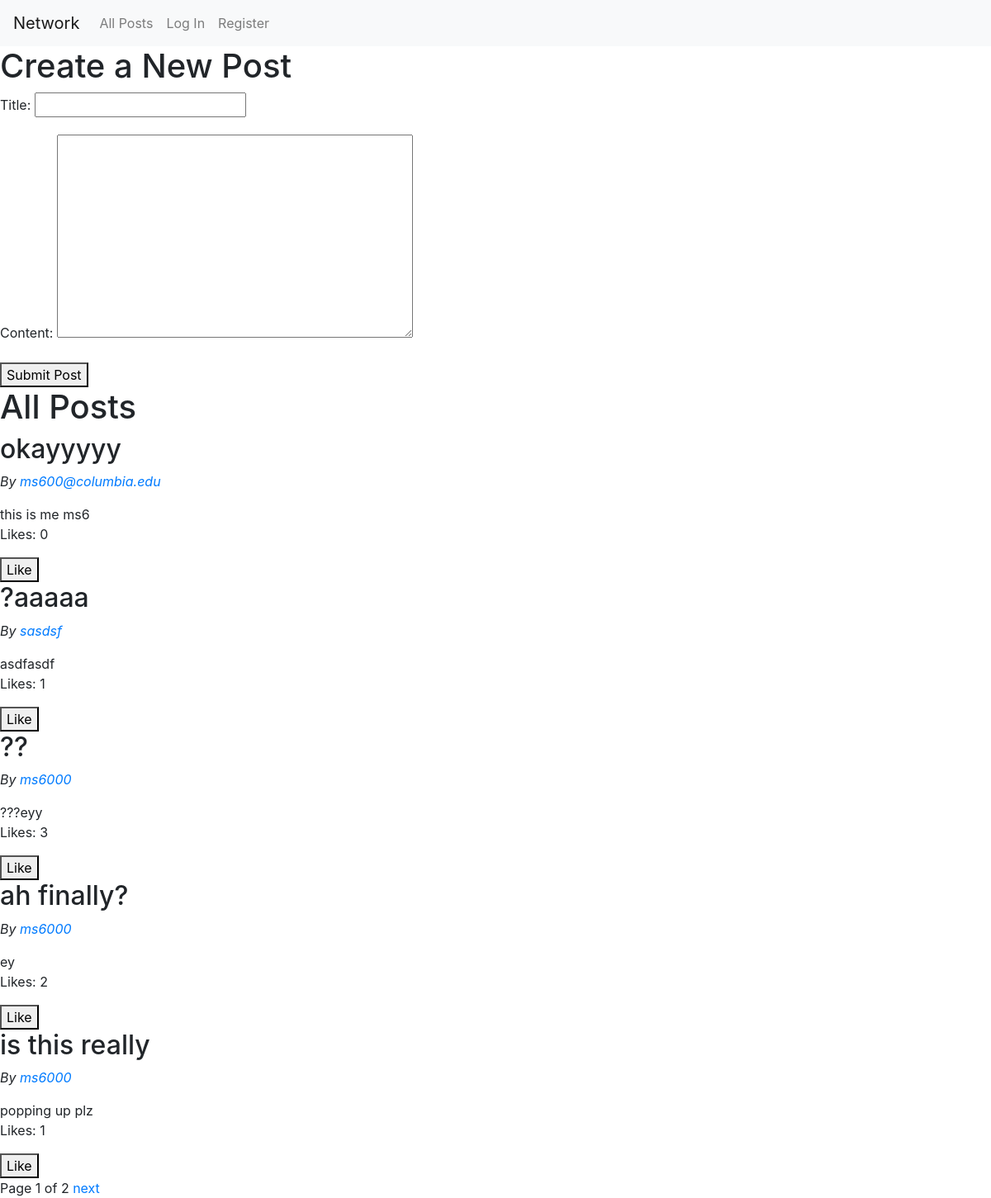
Before: / with the older database file.
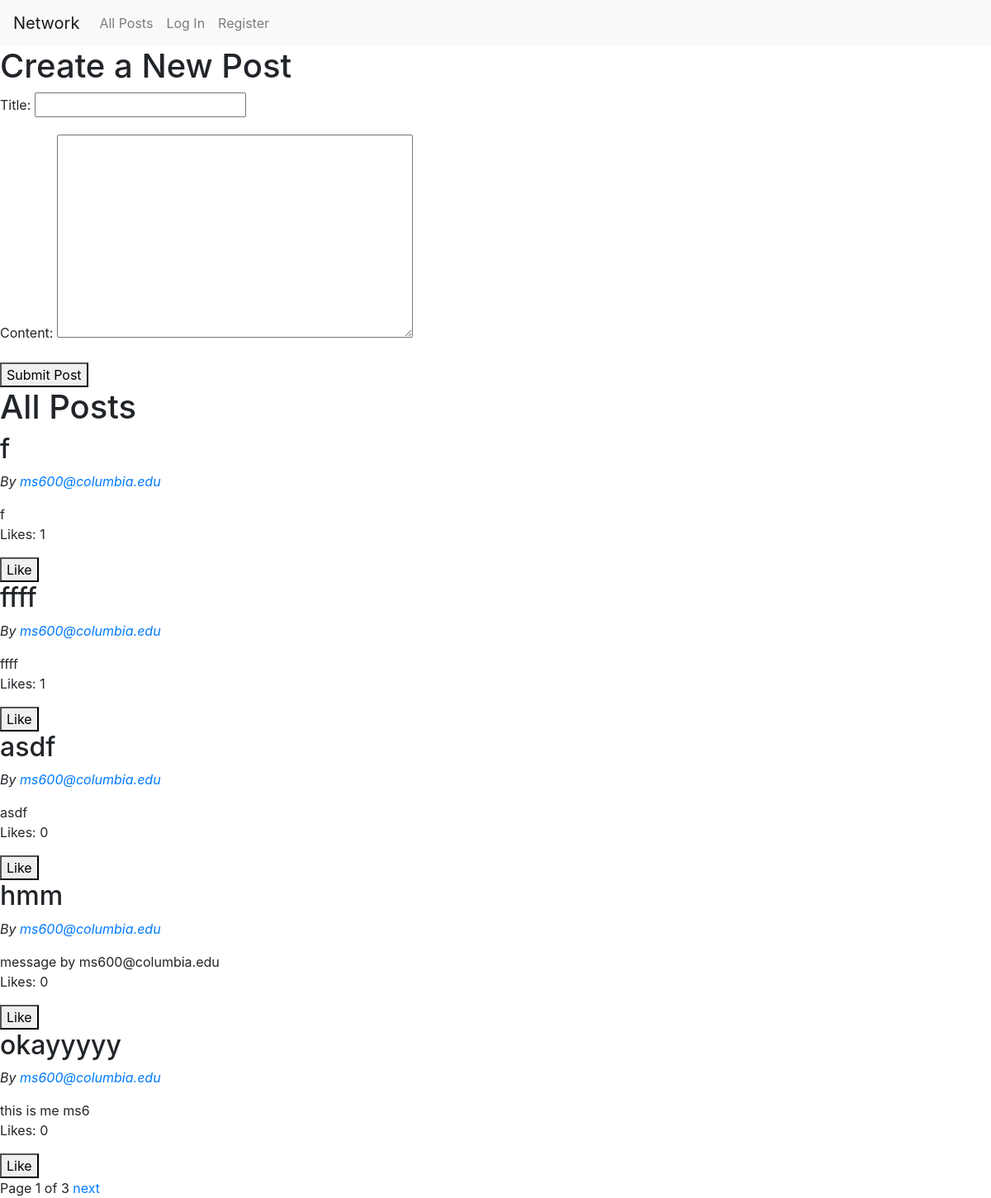
After: the same page with the newer database file.
### network/models.py (models this page shows)
class Post(models.Model):
    creator = models.ForeignKey(
            settings.AUTH_USER_MODEL,
            on_delete = models.CASCADE,
            related_name = "post")
    likes = models.IntegerField(default = 0)
    title = models.CharField(max_length=255)
    content = models.TextField(blank=True)

class User(AbstractUser):
    following = models.ManyToManyField(
        "self",
        symmetrical=False,
        related_name="followers",
        blank=True
    )

### network/views.py (the view)
# urls.py: path("", views.index, name="index"),
def index(request):
    posts = Post.objects.all().order_by('-id')
    paginator = Paginator(posts, 5)
    page_obj = paginator.get_page(request.GET.get("page"))
    if request.method == 'POST':
        form = PostForm(request.POST)
        if form.is_valid():
            form.save()
            return redirect('index')
    else:
        form = PostForm()
    context = {'form': form, 'Post': posts, "page_obj": page_obj}
    return render(request, 'network/index.html', context)

### network/views.py
class PostForm(forms.ModelForm):
    class Meta:
        model = Post
        fields = ['title', 'content']

### network/templates/network/index.html (shortened to what this page needs)
{% extends "network/layout.html" %}
{% load static %}
{% block body %}
<h1>Create a New Post</h1>
<form method="POST" action="{% url 'create' %}">
    {{ form.as_p }}
    <button type="submit">Submit Post</button>
</form>
<h1>All Posts</h1>
{% for post in page_obj %}
<div class="post-item">
    <h2>{{ post.title }}</h2>
    <p><em>By <a href={% url 'profile' post.creator.id %}>{{ post.creator }}</a></em></p>
    <div>{{ post.content }}</div>
    <p> Likes: <span class="like-count" id="like-count-{{ post.id }}">{{ post.likes }}</span></p>
    <button class="like-button" type="button" data-post-id="{{ post.id }}">Like</button>
</div>
{% endfor %}
Page {{ page_obj.number }} of {{ page_obj.paginator.num_pages }}
{% if page_obj.has_next %}
    <a href="?page={{ page_obj.next_page_number }}">next</a>
{% endif %}
{% endblock %}

Changed rows visible on the page:
no longer on this page (row unchanged): Post: title "?aaaaa", creator "sasdsf", content "asdfasdf", likes "1"
no longer on this page (row unchanged): Post: title "??", creator "ms6000", content "???eyy", likes "3"
no longer on this page (row unchanged): Post: title "ah finally?", creator "ms6000", content "ey", likes "2"
no longer on this page (row edited): Post: title "is this really", creator "ms6000", content "popping up plz", likes "1"
added Post: title "f", creator "ms600@columbia.edu", content "f", likes "1"
added Post: title "ffff", creator "ms600@columbia.edu", content "ffff", likes "1"
added Post: title "asdf", creator "ms600@columbia.edu", content "asdf", likes "0"
added Post: title "hmm", creator "ms600@columbia.edu", content "message by ms600@columbia.edu", likes "0"
Other visible differences:
{{ page_obj.paginator.num_pages }}: "2" → "3"
